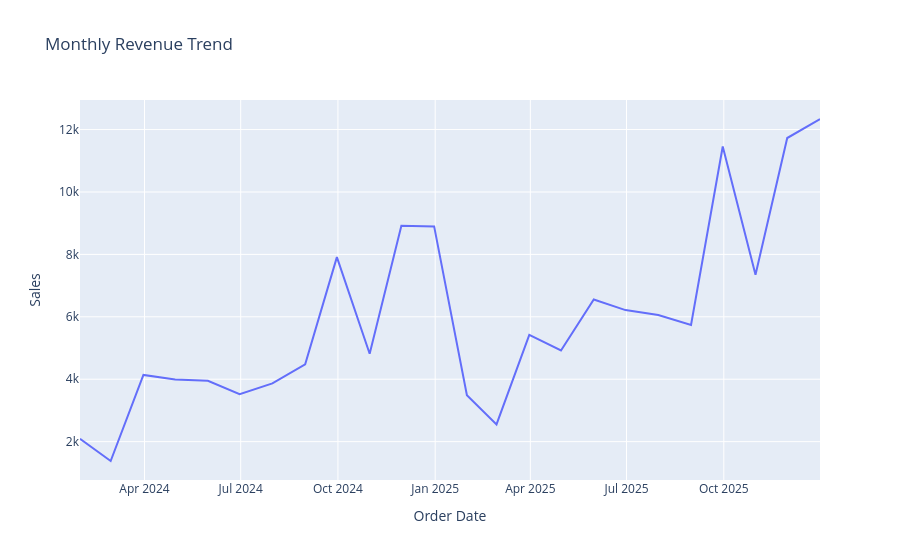

The cell this chart's notebook holds for it:
### Code cell
px.line(
    monthly_sales,
    x="Order Date",
    y="Sales",
    title="Monthly Revenue Trend"
)

### Figure 1 — Plotly figure (JSON) as saved in the notebook; plotly's stock layout.template omitted (floating-point values rounded to 4 significant figures)
{"data": [{"hovertemplate": "Order Date=%{x}<br>Sales=%{y}<extra></extra>", "legendgroup": "", "line": {"color": "#636efa", "dash": "solid"}, "marker": {"symbol": "circle"}, "mode": "lines", "name": "", "orientation": "v", "showlegend": false, "type": "scatter", "x": ["2024-01-31T00:00:00.000000", "2024-02-29T00:00:00.000000", "2024-03-31T00:00:00.000000", "2024-04-30T00:00:00.000000", "2024-05-31T00:00:00.000000", "2024-06-30T00:00:00.000000", "2024-07-31T00:00:00.000000", "2024-08-31T00:00:00.000000", "2024-09-30T00:00:00.000000", "2024-10-31T00:00:00.000000", "2024-11-30T00:00:00.000000", "2024-12-31T00:00:00.000000", "2025-01-31T00:00:00.000000", "2025-02-28T00:00:00.000000", "2025-03-31T00:00:00.000000", "2025-04-30T00:00:00.000000", "2025-05-31T00:00:00.000000", "2025-06-30T00:00:00.000000", "2025-07-31T00:00:00.000000", "2025-08-31T00:00:00.000000", "2025-09-30T00:00:00.000000", "2025-10-31T00:00:00.000000", "2025-11-30T00:00:00.000000", "2025-12-31T00:00:00.000000"], "xaxis": "x", "y": [2094.0, 1380.0, 4139.0, 3988.0, 3952.0, 3519.0, 3865.0, 4478.0, 7912.0, 4816.0, 8918.0, 8896.0, 3489.0, 2554.0, 5423.0, 4922.0, 6556.0, 6215.0, 6058.0, 5740.0, 11460.0, 7346.0, 11730.0, 12340.0], "yaxis": "y"}], "layout": {"legend": {"tracegroupgap": 0}, "title": {"text": "Monthly Revenue Trend"}, "xaxis": {"anchor": "y", "domain": [0, 1], "title": {"text": "Order Date"}}, "yaxis": {"anchor": "x", "domain": [0, 1], "title": {"text": "Sales"}}}}
